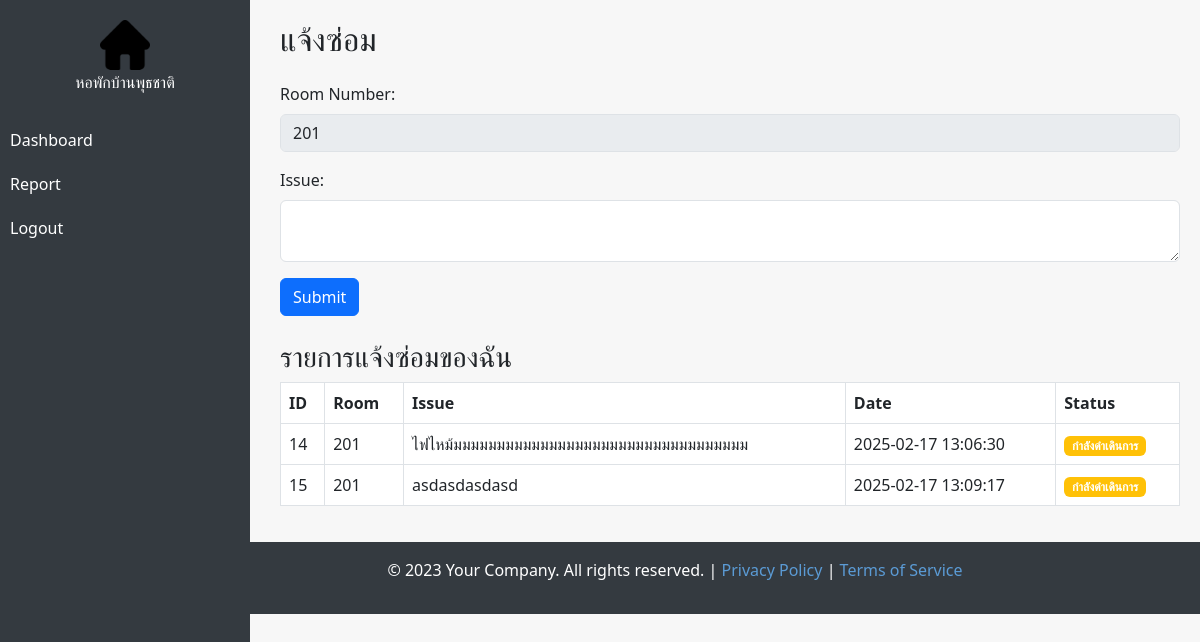
Page /tenant/reports.php (signed in) on the committed database.
### tables this page shows
CREATE TABLE `rooms` (
  `id` int(11) NOT NULL,
  `room_number` varchar(10) NOT NULL,
  `type` enum('standard','deluxe','vip') NOT NULL,
  `price` decimal(10,2) NOT NULL,
  `status` enum('available','reserved','occupied') DEFAULT 'available',
  `tenant_id` int(11) DEFAULT NULL,
  `Date of Stay` int(11) DEFAULT NULL,
  `Expiration Date` int(11) DEFAULT NULL
);

CREATE TABLE `maintenance_requests` (
  `id` int(11) NOT NULL,
  `tenant_id` int(11) NOT NULL,
  `room_id` int(11) NOT NULL,
  `issue` text NOT NULL,
  `request_date` timestamp NOT NULL DEFAULT current_timestamp(),
  `assigned_staff_id` int(11) DEFAULT NULL,
  `status` enum('pending','in_progress','completed') DEFAULT 'pending'
);

### tenant/reports.php (the view, shortened to what this page needs)
<?php
include("../config/database.php");
$user_id = $_SESSION['user_id'];
$user_role = $_SESSION['role'];
if ($user_role == 'tenant') {
    $room_sql = "SELECT id, room_number FROM rooms WHERE tenant_id = ?";
    $stmt = $conn->prepare($room_sql);
    $stmt->bind_param("i", $user_id);
    $stmt->execute();
    $room_result = $stmt->get_result();
    $room_data = $room_result->fetch_assoc();
    $room_number = $room_data['room_number'] ?? 'Not Assigned';
}
if ($user_role == 'tenant') {
    $requests_sql = "SELECT m.*, u.full_name, r.room_number
                      FROM maintenance_requests m
                      JOIN users u ON m.tenant_id = u.id
                      JOIN rooms r ON m.room_id = r.id
                      WHERE m.tenant_id = ?";
    $stmt = $conn->prepare($requests_sql);
    $stmt->bind_param("i", $user_id);
    $stmt->execute();
    $requests = $stmt->get_result();
} else {
    $requests = $conn->query("SELECT m.*, u.full_name, r.room_number
                              FROM maintenance_requests m
                              JOIN users u ON m.tenant_id = u.id
                              JOIN rooms r ON m.room_id = r.id");
}
?>
<!DOCTYPE html>
<html lang="en">
<head>
    <link href="https://cdn.jsdelivr.net/npm/bootstrap@5.3.0/dist/css/bootstrap.min.css" rel="stylesheet">
</head>
<body>
    <div class="sidebar">
        <img src="../assets/images/home.png" alt="Logo" width="50">
        <center style="color: white;">หอพักบ้านพุธชาติ</center>
        <br>
        <a href="dashboard.php">Dashboard</a>
        <a href="reports.php">Report</a>
        <a href="../public/logout.php">Logout</a>
    </div>
    <div class="content">
        <h2 class="mb-4">แจ้งซ่อม</h2>
        <?php if ($user_role == 'tenant'): ?>
        <form method="post" class="mb-4">
            <div class="mb-3">
                <label class="form-label">Room Number:</label>
                <input type="text" value="<?= $room_number ?>" class="form-control" disabled>
            </div>
            <div class="mb-3">
                <label class="form-label">Issue:</label>
                <textarea name="issue" class="form-control" required></textarea>
            </div>
            <button type="submit" name="submit_request" class="btn btn-primary">Submit</button>
        </form>
        <h3>รายการแจ้งซ่อมของฉัน</h3>
        <table class="table table-bordered">
            <tr>
                <th>ID</th>
                <th>Room</th>
                <th>Issue</th>
                <th>Date</th>
                <th>Status</th>
            </tr>
            <?php while ($row = $requests->fetch_assoc()): ?>
            <tr>
                <td><?= $row['id'] ?></td>
                <td><?= $row['room_number'] ?></td>
                <td><?= $row['issue'] ?></td>
                <td><?= $row['request_date'] ?></td>
                <td>
                    <?php
                            $status_class = '';
                            $status_message = '';
                            if ($row['status'] == 'pending') {
                                $status_class = 'bg-danger';
                                $status_message = 'ส่งเรื่อง';
                            } elseif ($row['status'] == 'in_progress') {
                                $status_class = 'bg-warning';
                                $status_message = 'กำลังดำเดินการ';
                            } elseif ($row['status'] == 'completed') {
                                $status_class = 'bg-success';
                                $status_message = 'ดำเนินการเสร็จสิ้น';
                            }
                            ?>
                    <span class="badge <?= $status_class ?>"><?= $status_message ?></span>
                </td>
            </tr>
            <?php endwhile; ?>
        </table>
        <?php endif; ?>
    </div>
    <div class="footer">
        <p>&copy; 2023 Your Company. All rights reserved. | <a href="#">Privacy Policy</a> | <a href="#">Terms of
                Service</a></p>
    </div>
</body>
</html>

### tenant/reports.php (style rules this page uses)
body { background-color: #f7f7f7; }
.sidebar { height: 100vh; width: 250px; position: fixed; top: 0; left: 0; background-color: #343a40; padding-top: 20px; }
.sidebar a { padding: 10px; text-decoration: none; color: white; display: block; }
.content { margin-left: 260px; padding: 20px; }
.footer { margin-left: 150px; padding: 16px; background-color: #343a40; color: white; text-align: center; }
.footer a { color: #5b9bd5; text-decoration: none; }
.sidebar img { display: block; margin: 0 auto; border-radius: 10px; }

### rows in the picture
rooms: room_number "201"
maintenance_requests: id "14", room.room_number "201", issue "ไฟไหม้มมมมมมมมมมมมมมมมมมมมมมมมมมมมมมมมมม", request_date "2025-02-17 13:06:30", status "กำลังดำเดินการ"
maintenance_requests: id "15", room.room_number "201", issue "asdasdasdasd", request_date "2025-02-17 13:09:17", status "กำลังดำเดินการ"
